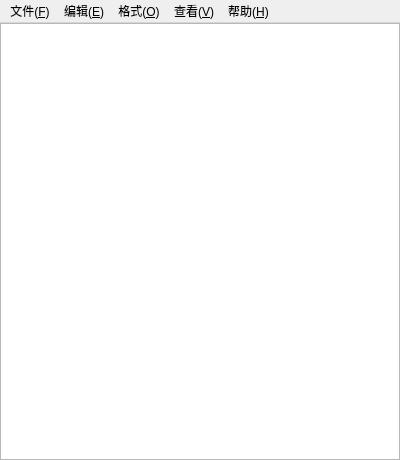
<?xml version="1.0" encoding="UTF-8"?>
<ui version="4.0">
 <class>MainWindow</class>
 <widget class="QMainWindow" name="MainWindow">
  <property name="geometry">
   <rect>
    <x>0</x>
    <y>0</y>
    <width>400</width>
    <height>460</height>
   </rect>
  </property>
  <property name="windowTitle">
   <string>MainWindow</string>
  </property>
  <widget class="QWidget" name="centralWidget">
   <layout class="QGridLayout" name="gridLayout">
    <property name="leftMargin">
     <number>0</number>
    </property>
    <property name="topMargin">
     <number>0</number>
    </property>
    <property name="rightMargin">
     <number>0</number>
    </property>
    <property name="bottomMargin">
     <number>0</number>
    </property>
    <property name="spacing">
     <number>0</number>
    </property>
    <item row="0" column="0">
     <widget class="QPlainTextEdit" name="plainTextEdit"/>
    </item>
   </layout>
  </widget>
  <widget class="QMenuBar" name="menuBar">
   <property name="geometry">
    <rect>
     <x>0</x>
     <y>0</y>
     <width>400</width>
     <height>23</height>
    </rect>
   </property>
   <widget class="QMenu" name="menu">
    <property name="title">
     <string>文件(&amp;F)</string>
    </property>
    <addaction name="action_create"/>
    <addaction name="action_open"/>
    <addaction name="action_save"/>
    <addaction name="action_another"/>
   </widget>
   <widget class="QMenu" name="menu_2">
    <property name="title">
     <string>编辑(&amp;E)</string>
    </property>
    <addaction name="action_undo"/>
    <addaction name="separator"/>
    <addaction name="action_shear"/>
    <addaction name="action_copy"/>
    <addaction name="action_paste"/>
    <addaction name="action_del"/>
    <addaction name="separator"/>
   </widget>
   <widget class="QMenu" name="menu_3">
    <property name="title">
     <string>格式(&amp;O)</string>
    </property>
    <addaction name="action_font"/>
   </widget>
   <widget class="QMenu" name="menu_4">
    <property name="title">
     <string>查看(&amp;V)</string>
    </property>
   </widget>
   <widget class="QMenu" name="menu_5">
    <property name="title">
     <string>帮助(&amp;H)</string>
    </property>
    <addaction name="action_about"/>
   </widget>
   <addaction name="menu"/>
   <addaction name="menu_2"/>
   <addaction name="menu_3"/>
   <addaction name="menu_4"/>
   <addaction name="menu_5"/>
  </widget>
  <action name="action_create">
   <property name="text">
    <string>新建(N)</string>
   </property>
   <property name="shortcut">
    <string>Ctrl+N</string>
   </property>
  </action>
  <action name="action_open">
   <property name="text">
    <string>打开(O)</string>
   </property>
   <property name="shortcut">
    <string>Ctrl+O</string>
   </property>
  </action>
  <action name="action_save">
   <property name="text">
    <string>保存(S)</string>
   </property>
   <property name="shortcut">
    <string>Ctrl+S</string>
   </property>
  </action>
  <action name="action_another">
   <property name="text">
    <string>另存(A)</string>
   </property>
  </action>
  <action name="action_undo">
   <property name="text">
    <string>撤销</string>
   </property>
   <property name="shortcut">
    <string>Ctrl+Z</string>
   </property>
  </action>
  <action name="action_shear">
   <property name="text">
    <string>剪切</string>
   </property>
   <property name="shortcut">
    <string>Ctrl+X</string>
   </property>
  </action>
  <action name="action_copy">
   <property name="text">
    <string>复制</string>
   </property>
   <property name="shortcut">
    <string>Ctrl+C</string>
   </property>
  </action>
  <action name="action_paste">
   <property name="text">
    <string>粘贴</string>
   </property>
   <property name="shortcut">
    <string>Ctrl+V</string>
   </property>
  </action>
  <action name="action_del">
   <property name="text">
    <string>删除</string>
   </property>
   <property name="shortcut">
    <string>Del</string>
   </property>
  </action>
  <action name="action_about">
   <property name="text">
    <string>关于</string>
   </property>
  </action>
  <action name="action_font">
   <property name="text">
    <string>字体</string>
   </property>
  </action>
 </widget>
 <layoutdefault spacing="6" margin="11"/>
 <resources/>
 <connections/>
</ui>
